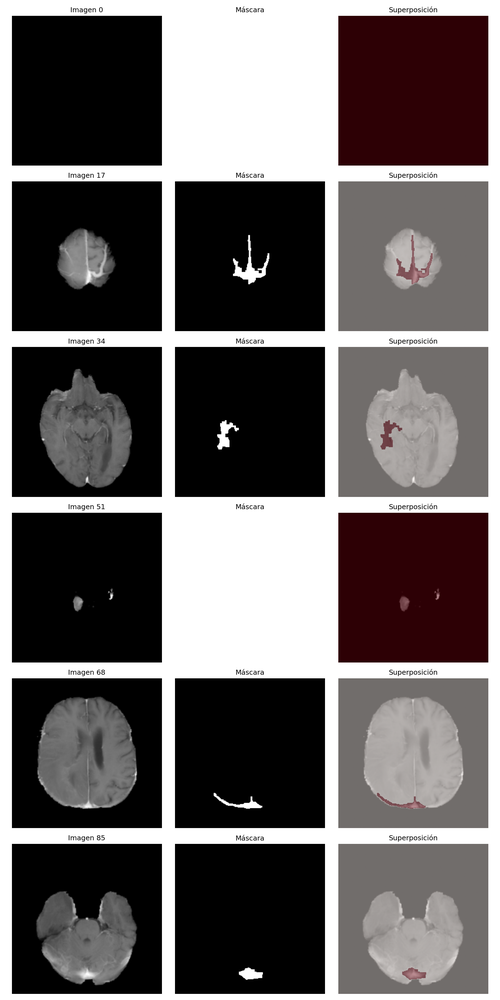
#> input picture comprobacion_mascaras.png, 500 x 1000 px, shrunk from 1800 x 3600 before the run
$ python -i deteccion.py   (imports and definitions only)
#> lines starting #> are read from the running program, lines starting #| are printed output that depends on the picture
#> further down, picture is the input picture: shape (1000, 500, 3); mean B, G, R 99.6, 99.5, 104.4
# ============================================================
# FUNCIONES DE DETECCIÓN DE TUMORES
# ============================================================

import numpy as np
import cv2
from skimage.filters import threshold_otsu, gaussian
from skimage.morphology import remove_small_objects, label, binary_dilation, disk
from skimage.measure import regionprops
from core.config import PARAMETROS_DETECCION


def detectar_tumor(img, return_mask=False):
    """
    Detecta regiones tumorales en una imagen cerebral

    Args:
        img: Imagen de entrada
        return_mask: Si True, retorna también la máscara binaria

    Returns:
        tumor_mask: Máscara binaria de región tumoral (si return_mask=True)
        contours: Contornos de las regiones detectadas
        stats: Estadísticas del tumor detectado
    """
#> called with return_mask = False
    # Normalizar imagen
    img_norm = (img - img.min()) / (img.max() - img.min() + 1e-8)

    # Suavizado para reducir ruido
    img_smooth = gaussian(img_norm, sigma=PARAMETROS_DETECCION['sigma_suavizado'])
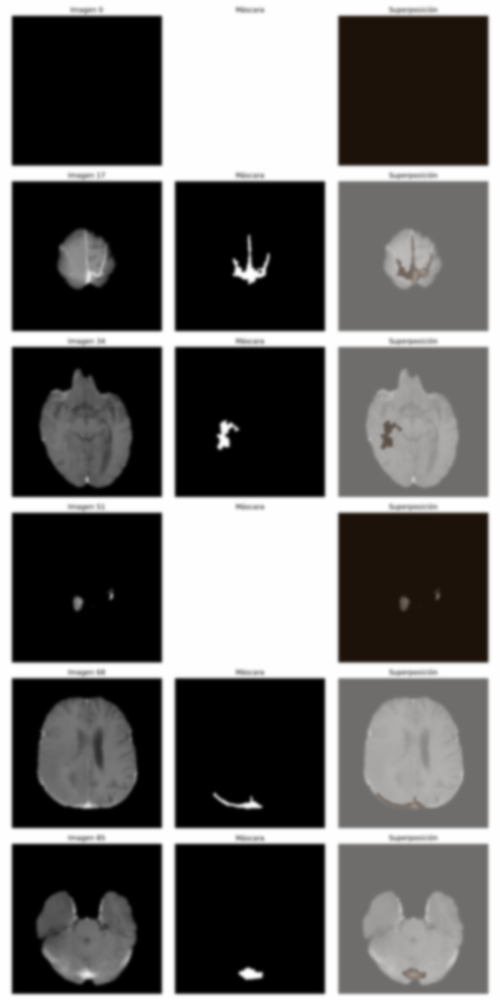
#> img_smooth: shape (1000, 500, 3) float64; mean B, G, R 0.393, 0.397, 0.402

    # Umbral automático con Otsu
    try:
        threshold = threshold_otsu(img_smooth)
#> threshold = 0.514
    except Exception:
        threshold = img_smooth.mean() + 0.75 * img_smooth.std()

    # Crear máscara binaria
    tumor_mask = img_smooth > threshold
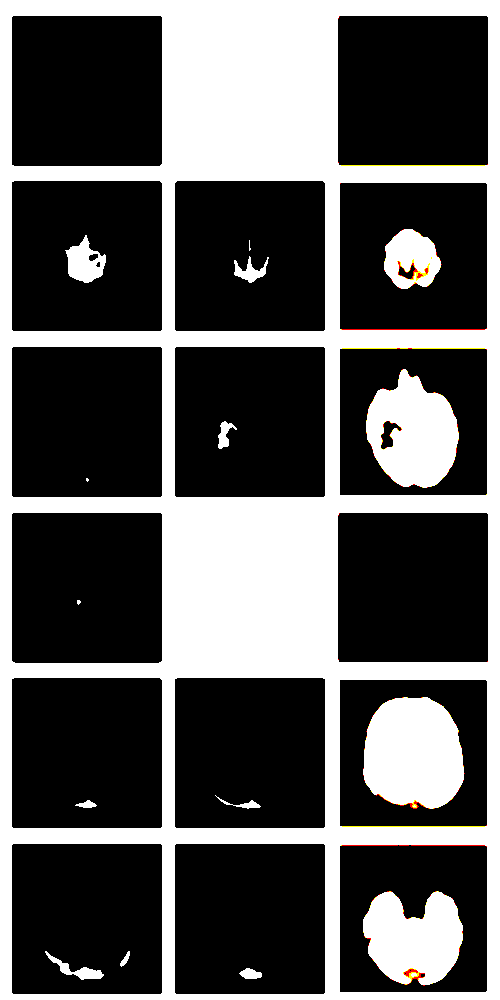
#> tumor_mask: shape (1000, 500, 3) bool; mean B, G, R 0.344, 0.346, 0.347

    # Morfología: limpiar pequeños objetos
    tumor_mask = remove_small_objects(tumor_mask, min_size=PARAMETROS_DETECCION['min_size_objeto'])

    # Dilatar ligeramente para conectar regiones cercanas
    footprint = disk(PARAMETROS_DETECCION['radio_dilatacion'])
    for _ in range(PARAMETROS_DETECCION['num_dilataciones']):
        tumor_mask = binary_dilation(tumor_mask, footprint=footprint)

    # Etiquetar regiones conectadas
    labeled_mask = label(tumor_mask)
    regions = regionprops(labeled_mask, intensity_image=img_norm)

    # Estadísticas
    stats = {
        'num_regions': len(regions),
        'total_area': np.sum(tumor_mask),
        'mean_intensity': img_norm[tumor_mask].mean() if np.sum(tumor_mask) > 0 else 0,
        'max_intensity': img_norm[tumor_mask].max() if np.sum(tumor_mask) > 0 else 0,
        'regions_info': []
    }

    # Información de cada región
    for region in regions:
        stats['regions_info'].append({
            'area': region.area,
            'centroid': region.centroid,
            'bbox': region.bbox,
            'mean_intensity': region.mean_intensity
        })

    # Encontrar contornos para visualización
    tumor_mask_uint8 = (tumor_mask * 255).astype(np.uint8)
    contours, _ = cv2.findContours(tumor_mask_uint8, cv2.RETR_EXTERNAL, cv2.CHAIN_APPROX_SIMPLE)

    if return_mask:
        return tumor_mask, contours, stats
    else:
        return contours, stats


def extraer_features(img, stats):
    """Extrae características de la imagen y del tumor detectado"""
    # Normalización
    img_norm = (img - img.min()) / (img.max() - img.min() + 1e-8)

    # Features básicos
    mean_intensity = float(img_norm.mean())
    std_intensity = float(img_norm.std())

    # Features de detección tumoral
    num_regiones = stats['num_regions']
    area_tumor = stats['total_area']
    intensidad_tumor = stats['mean_intensity']

    # Localización del tumor (centroide promedio)
    if stats['regions_info']:
        centroides = [r['centroid'] for r in stats['regions_info']]
        centro_y = np.mean([c[0] for c in centroides])
        centro_x = np.mean([c[1] for c in centroides])
    else:
        centro_y, centro_x = 0, 0

    return {
        "MeanIntensity": mean_intensity,
        "StdIntensity": std_intensity,
        "NumRegiones": num_regiones,
        "AreaTumor": area_tumor,
        "IntensidadTumor": intensidad_tumor,
        "CentroY": centro_y,
        "CentroX": centro_x,
        "TotalPixels": img.size,
    }

>>> import cv2
>>> picture = cv2.imread('../comprobacion_mascaras.png')
#> (the run stopped early here; a loop or call above may not have finished)
